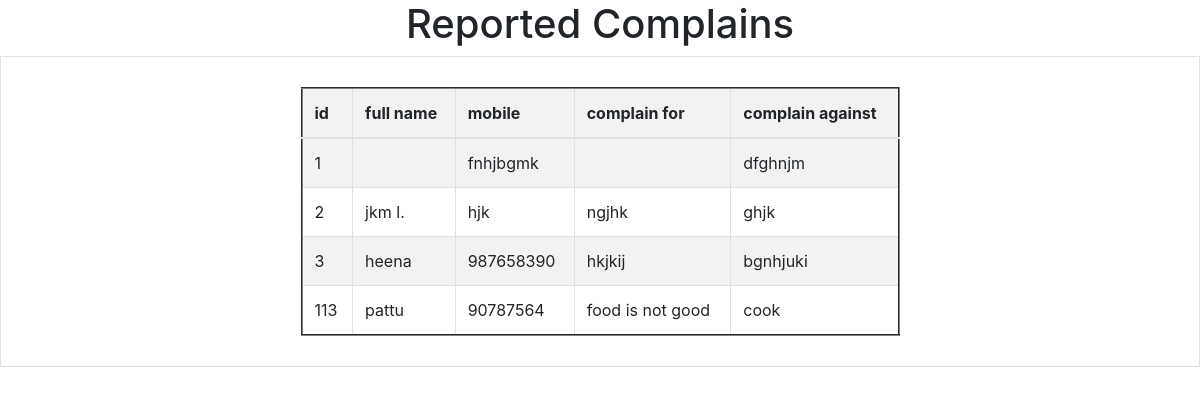
The app's page /displaycomplain.php with its own data.
### tables this page shows
CREATE TABLE `complain` (
  `id` int(255) NOT NULL,
  `Name` varchar(255) NOT NULL,
  `mobile` varchar(255) NOT NULL,
  `report` varchar(255) NOT NULL,
  `against` varchar(255) NOT NULL,
  `date` varchar(255) NOT NULL
);

### displaycomplain.php (the view, shortened to what this page needs)
<!DOCTYPE html>
<html lang="en">
<head>
    <link rel="stylesheet" type="text/css" href="css/sty.css">
    <link rel="stylesheet" href="https://maxcdn.bootstrapcdn.com/bootstrap/4.5.2/css/bootstrap.min.css">
    <link rel="stylesheet" href="https://cdnjs.cloudflare.com/ajax/libs/font-awesome/4.7.0/css/font-awesome.min.css" />
</head>
<body>
<div class="main-div">
    <h1><center>Reported Complains </center></h1>
    <div class="center-div">
        <div   class="table table-bordered table-striped" >
        <table border="2" cellspacing="15">
            <tr>
                <th>id</th>
                <th>full name</th>
                <th>mobile</th>
                <th>complain for</th>
                <th>complain against</th>
            </tr>
            <tbody>
<?php
    include 'dbcon1.php';
    $selectquery ="select * from complain ";
    $query=mysqli_query($con,$selectquery);
    while($result=mysqli_fetch_array($query)){
?>
                <tr>
                    <td><?php echo $result['id']; ?> </td>
                    <td> <?php echo $result['Name']; ?></td>
                    <td><?php echo $result['mobile']; ?></td>
                    <td><?php echo $result['report']; ?></td>
                    <td><?php echo $result['against']; ?></td>
                </tr>
    <?php
        }
    ?>
            </tbody>
        </table>
        </div>
    </div>
</div>
</body>
</html>

### sty.css (style rules this page uses)
body { font-size: 19px; }
table { width: 50%; margin: 30px auto; border-collapse: collapse; text-align: left; }
tr { border-bottom: 1px solid #cbcbcb; }
th, td { border: none; height: 30px; padding: 2px; }

### records on screen
complain: id "1", mobile "fnhjbgmk", against "dfghnjm"
complain: id "2", Name "jkm l.", mobile "hjk", report "ngjhk", against "ghjk"
complain: id "3", Name "heena", mobile "987658390", report "hkjkij", against "bgnhjuki"
complain: id "113", Name "pattu", mobile "90787564", report "food is not good", against "cook"
